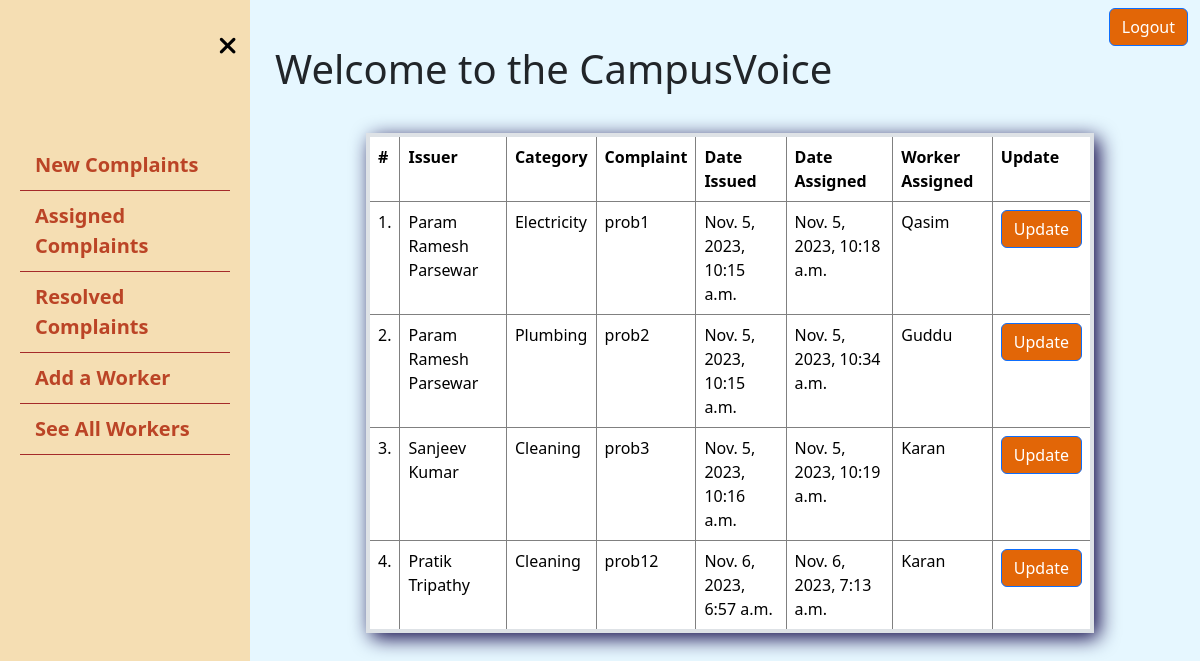
Screenshot of /assigned_complaints/ (signed in) with the database file from the repository.
### ComplaintMS/models.py (models this page shows, shortened)
class Complaints(models.Model):
    class Status_Choices(Enum):
        Opened = 'Opened'
        In_progress='In_progress'
        Resolved = 'Resolved'
        Closed = 'Closed'
    issuer = models.ForeignKey(Student,on_delete=models.SET_NULL,null=True,related_name='issuer')
    domain = models.ForeignKey(Domain,on_delete=models.SET_NULL,null=True)
    category = models.ForeignKey(Category,on_delete=models.SET_NULL,null=True)
    issue = models.TextField()
    status = models.CharField(
        max_length=50,
        choices = [(S.name,S.value) for S in Status_Choices],
        default = Status_Choices.Opened.value
    )
    date_issued=models.DateTimeField(auto_now_add=True)
    date_resolved=models.DateTimeField(null=True,blank=True)
    date_assigned = models.DateTimeField(null=True,blank=True)
    is_unaddressed= models.BooleanField(default=True)
    is_deleted=models.BooleanField(default=False)
    assignee = models.ForeignKey('Workers',on_delete=models.SET_NULL,null=True)
    assigner=models.ForeignKey(Administrator,on_delete=models.SET_NULL,null=True,related_name='assigner')

class CustomUser(AbstractUser):
    username = None
    email = models.EmailField(unique=True)
    name = models.CharField(max_length=100)
    class Types(models.TextChoices):
        Administrator = "Administrator","ADMINISTRATOR"
        Student = "Student","STUDENT"
    default_type = Types.Student
    USERNAME_FIELD='email'
    REQUIRED_FIELDS=[]
    objects = CustomUserManager()
    type = models.CharField('Type', max_length=255, choices=Types.choices, default=default_type)

class Category(models.Model):
    class Category_Choices(Enum):
        Electricity='Electricity'
        Carpentry='Carpentry'
        Plumbing='Plumbing'
        Food='Food'
        Water='Water'
        Cleaning='Cleaning'
    name = models.CharField(
        max_length=50,
        choices=[(C.name,C.value) for C in Category_Choices],
        default=Category_Choices.Cleaning.value
    )
    def __str__(self):
        return self.name

class Workers(models.Model):
    class WStatus_Choices(Enum):
        Available = 'Available'
        On_leave='On_leave'
        Occupied = 'Occupied'
    name = models.CharField(max_length=100)
    phone = models.CharField(max_length=13)
    category = models.ForeignKey(Category,on_delete=models.SET_NULL,null=True)
    status = models.CharField(max_length=20,choices=[(D.name,D.value) for D in WStatus_Choices],default='Available')
    task_count=models.IntegerField(default=0)
    leave_rsn=models.TextField(blank=True)
    date_from=models.DateField(null=True)
    date_to=models.DateField(null=True)

### ComplaintMS/views.py (the view, shortened to what this page needs)
# urls.py: path('assigned_complaints/',views.assigned_complaints,name='assigned_complaints'),
@ login_required(login_url='my_login_administrator')
def assigned_complaints(request):
    admin=request.user
    admin_obj=AdministratorAdditional.objects.get(user=admin)
    dom_obj=admin_obj.domain
    complaints=Complaints.objects.filter(Q(is_unaddressed=False),Q(domain=dom_obj),Q(status='In_progress'))
    return render(request,'assigned_complaints.html',context={'complaints':complaints})

### ComplaintMS/templates/assigned_complaints.html (shortened to what this page needs)
{% extends 'base.html' %}
{% block links %}
{% load static %}
<link rel="stylesheet" href="https://cdnjs.cloudflare.com/ajax/libs/font-awesome/6.4.2/css/all.min.css" />
<link rel="stylesheet" href="/static/css/interface_style.css">
<link rel="stylesheet" href="https://cdnjs.cloudflare.com/ajax/libs/jquery-confirm/3.3.2/jquery-confirm.min.css">
{% endblock %}
{% block content %}
{% include 'sidebar.html' %}
<div class="content">
    <a href="{% url 'my_logout_administrator' %}" class="btn btn-primary mybtn align-self-end" id="logout_btn">Logout</a>
    <h1>Welcome to the CampusVoice</h1>
    <table class="mx-auto table-bordered table" style="margin-top: 5vh; width:80%;">
        <tr>
            <th>#</th>
            <th>Issuer</th>
            <th>Category</th>
            <th>Complaint</th>
            <th>Date Issued</th>
            <th>Date Assigned</th>
            <th>Worker Assigned</th>
            <th>Update</th>
        </tr>
        {% for complaint in complaints %}
        <tr>
            <td>{{forloop.counter}}.</td>
            <td>{{complaint.issuer.name}}</td>
            <td>{{complaint.category}}</td>
            <td>{{complaint.issue}}</td>
            <td>{{complaint.date_issued}}</td>
            <td>{{complaint.date_assigned}}</td>
            <td>{{complaint.assignee.name}}</td>
            <td><form method="post"  id="update_form_{{forloop.counter}}">
                <button class="btn btn-primary mybtn confirm_update" id="update{{forloop.counter}}">Update</button>
            </form></td>
        </tr>
        {% endfor %}
    </table>
</div>
{% endblock %}

### ComplaintMS/templates/base.html (shortened to what this page needs)
<!DOCTYPE html>
<html lang="en">
<head>
    <link href="https://cdn.jsdelivr.net/npm/bootstrap@5.3.2/dist/css/bootstrap.min.css" rel="stylesheet">
    <link rel="stylesheet" href="/static/css/base.css">
    {% block links %}{% endblock %}
</head>
<body>
    {% block content %}
    {% endblock %}
</body>
</html>

### ComplaintMS/templates/sidebar.html (shortened to what this page needs)
<button id="open-sidebar">
</button>
<div class="sidebar navbar-collapse" id="sdbar">
    <div class="close-sidebar me-2">
        <i class="fa-solid fa-xmark" id="close-sidebar"></i>
    </div>
    <a href="{% url 'unaddressed_complaints' %}" id="prf">New Complaints</a>
    <a href="{% url 'assigned_complaints' %}">Assigned Complaints</a>
    <a href="{% url 'resolved_complaints_admin' %}">Resolved Complaints</a>
    <a href="{% url 'register_worker' %}">Add a Worker</a>
    <a href="{% url 'all_workers' %}">See All Workers</a>
</div>

### ComplaintMS/static/css/base.css (style rules this page uses)
.mybtn { background-color: rgb(226, 102, 7); color:white; }

### ComplaintMS/static/css/interface_style.css (style rules this page uses)
* { box-sizing: border-box; }
.sidebar { height: 100%; width: 250px; position: fixed; top: 0; left: 0; background-color: wheat; padding: 20px; transition: 0.3s; transform: translate(0vw); }
.sidebar a { padding: 10px 15px; text-decoration: none; font-size: 20px; color: #333; display: block; transition: 0.3s; border-bottom: 1px solid brown; font-weight: bold; color: rgb(187, 68, 38);; }
.close-sidebar { color: black; font-size: 25px; position: absolute; right: 0; padding: 7px 5px; }
.content { margin-left: 260px; padding: 15px; }
#logout_btn { position: fixed; right: 1vw; top: 1vh; }
#prf { margin-top: 15vh; }
table { width: 100%; border-collapse: collapse; margin-bottom: 20px; border-radius: 5px; border: 4px solid grey; box-shadow: 5px 5px 20px rgb(12, 2, 69); margin-top: 5vh; }
tr { border: 2px solid grey; }
th, td { padding: 12px; text-align: left; border-bottom: 1px solid #ddd; background-color: wheat; border: 2px solid grey; }
th { background-color: #008CBA; color: white; }
body { background-color: #e6f7ff; }

### rows the page displays
Complaints: issuer.name "Param Ramesh Parsewar", category "Electricity", issue "prob1", date_issued "Nov. 5, 2023, 10:15 a.m.", date_assigned "Nov. 5, 2023, 10:18 a.m.", assignee.name "Qasim"
Complaints: issuer.name "Param Ramesh Parsewar", category "Plumbing", issue "prob2", date_issued "Nov. 5, 2023, 10:15 a.m.", date_assigned "Nov. 5, 2023, 10:34 a.m.", assignee.name "Guddu"
Complaints: issuer.name "Sanjeev Kumar", category "Cleaning", issue "prob3", date_issued "Nov. 5, 2023, 10:16 a.m.", date_assigned "Nov. 5, 2023, 10:19 a.m.", assignee.name "Karan"
Complaints: issuer.name "Pratik Tripathy", category "Cleaning", issue "prob12", date_issued "Nov. 6, 2023, 6:57 a.m.", date_assigned "Nov. 6, 2023, 7:13 a.m.", assignee.name "Karan"
